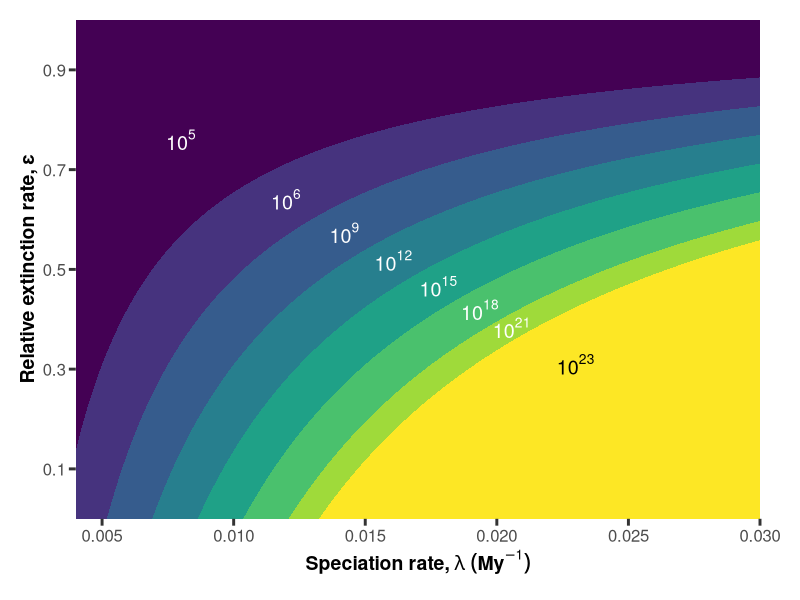

This chart was generated by the following R code: (Note: this script raises an error after producing the figure.)
## bd_expectations.R
## Ford Fishman

## Generate panels for figure 1 and combine

# Load packages
library(png)
library(grid)
library(kableExtra)
library(tidyr)
library(ggplot2)
library(scales)
library(viridis)
library(here)
library(cowplot)

# Directory information
wd <- here()
data_dir <- paste0(wd, "/data/")
figure_dir <- paste0(wd, "/figures/")

######## panel a #############
# Levels of diversity across speciation and extinction rates

# create a gradient of lambda values
lam <- seq(0.004, 0.030, 0.00001) # based on Kuo & Ochman (2009), with a slightly smaller lower end
t <- 4000 # present day diversity, 4000 My of evolution
dfA <- data.frame(lam) # initialize dataframe

# create a contour of Eq. 3 for various levels of present-day S
# for S = {10^6, 10^9, 10^12, 10^15, 10^18}
for (i in 2:7){
  
  mag <- i*3 
  
  # 10^mag is E(S_t)
  ep <- function(lam) 1 - (log(10^mag))/(t*lam)
  # add to data frame
  dfA <- cbind(dfA,ep(lam)) 
  names(dfA)[i] <- paste0("ep",mag) 
}

# have to do 10^23 manually
ep23 <- function(lam) 1 - (log(10^23))/(t*lam)
dfA <- cbind(dfA,ep23(lam))
names(dfA)[ncol(dfA)] <- paste0("ep","23")

# for correct positions of labels, place them on a line in their respective bins
y1 <- function(x) -30*x +1 # equation of diagonal label line
xs <- rep(0, 5)
ys <- xs
labels <- xs

ind <- 0
for (i in seq(6,21,3)){
  ind <- ind + 1
  
  # want a different label offset for 10^21
  if (i < 21){
    y2 <- function(x) 1 - (log(10^(i+1.5)))/(4000*x)
    
  } else {
    y2 <- function(x) 1 - (log(10^(i+1)))/(4000*x)
  }
  xx <- optimize(function(x) abs(y1(x)-y2(x)), c(.01,.03))$minimum
  ys[ind] <- y1(xx)
  xs[ind] <- xx
  labels[ind] <- paste0('10^',i)
}

# color palette
pal <- viridis_pal()(8)

# plot
pA <- ggplot(dfA) +
  geom_area(aes(x=lam,y=ep6), fill=pal[2])+
  geom_area(aes(x=lam,y=ep9), fill=pal[3])+
  geom_area(aes(x=lam,y=ep12), fill=pal[4])+
  geom_area(aes(x=lam,y=ep15), fill=pal[5])+
  geom_area(aes(x=lam,y=ep18), fill=pal[6])+
  geom_area(aes(x=lam,y=ep21), fill=pal[7])+
  geom_area(aes(x=lam,y=ep23), fill=pal[8])+
  annotate(geom="text", label='10^5',x=0.008, y = y1(0.008), color = 'white', size = 5, parse=TRUE) +
  annotate(geom="text", label=labels,x=xs, y = ys, color = 'white', size = 5, parse=TRUE) +
  annotate(geom="text", label='10^23',x=0.023, y = y1(0.023), color = 'black', size = 5, parse=TRUE) +
  scale_x_continuous(expression(bold("Speciation rate, "*lambda* " "(My^-1))),
                     limits=c(0.004, 0.030),
                     breaks=seq(0.005, 0.03, 0.005),
                     expand = c(0,0)) +
  scale_y_continuous("Relative extinction rate, \u03B5", 
                     limits = c(0.0, 1.0),
                     breaks = c(0.1, 0.3, 0.5, 0.7, 0.9), 
                     expand = c(0,0)) +
  theme(panel.grid.major = element_blank(),
        panel.grid.minor = element_blank(),
        panel.background = element_rect(fill=pal[1]),
        axis.text = element_text(size = 12),
        axis.ticks = element_line(size = 1),
        axis.ticks.length = unit(5,"pt"),
        legend.position = "right",
        legend.text = element_text(size = 12),
        legend.text.align = 1,
        axis.title = element_text(size = 14, face = "bold"),
        plot.margin = unit(c(1,2,1,1), "lines"))


######## panel b #############
# probability of diversity outcomes across speciation rates

S <- c(6,9,12,15,18,21,23) # log10 S values

# relative areas of panel a for a given lambda (l) and range of S  
ep <- function(l, S) {
  
  eps <- 1 - (log(10^(S)))/(4000*l) # Eq. 3
  eps <- ifelse(eps>0,eps,0) # can't have epsilon below 0
  
  areas <- rep(0, length(eps)-1) # initialize vector
  
  if (sum(eps)>0){ # if any feasible values
  
    for (i in 1:length(areas)){
        # subtract area under curve from subsequent area under curve
        # to get area between curves
        areas[i] <- eps[i]-eps[i+1] 
    }

    # relativize to get a probability proxy
    areas <- areas/sum(areas)
  }
  
  return(areas)
}

dfB <- data.frame(matrix(nrow=length(lam), ncol=length(S)-1)) # initialize data frame


for (i in 1:length(lam)) { # run function for array of lambda values
  
  l <- lam[i]
  dfB[i,] <- ep(l, S)
}

colnames(dfB_lines) <- c(paste0('X0', 6:9), paste0('X',10:22))
dfB$lam <- lam

# convert to long
dfB1 <- gather(dfB, key='richness', value='prob', -lam)


# subset the main palette
palB <- pal[2:7]


(pB <- ggplot(dfB1, aes(x=lam, y=prob)) + 
    geom_area(aes(fill=richness), size = 1) +
    scale_fill_manual(values = palB) +
    scale_y_continuous('Probability', 
                       expand = c(0,0)) +
    scale_x_continuous(expression(bold("Speciation rate, "*lambda* " "(My^-1))),
                       # limits=c(0.0035, 0.032),
                       breaks=seq(0.005, 0.03, 0.005),
                       expand = c(0,0)) +
    annotate(geom="text", label='10^6',x=0.011, y = 0.85, color = 'white', size = 5, parse=TRUE) +
    annotate(geom="text", label='10^9',x=0.012, y = 0.67, color = 'white', size = 5, parse=TRUE) +
    annotate(geom="text", label='10^12',x=0.013, y = 0.52, color = 'white', size = 5, parse=TRUE) +
    annotate(geom="text", label='10^15',x=0.014, y = 0.35, color = 'white', size = 5, parse=TRUE) +
    annotate(geom="text", label='10^18',x=0.015, y = 0.20, color = 'white', size = 5, parse=TRUE) +
    annotate(geom="text", label='10^21',x=0.016, y = 0.07, color = 'white', size = 5, parse=TRUE) +
    theme(panel.grid.major = element_blank(), 
          panel.grid.minor = element_blank(),
          panel.background = element_blank(),
          legend.position = "none",
          axis.text = element_text(size = 12),
          axis.line = element_line(colour = "black"),
          axis.title = element_text(size = 14, face = "bold"),
          plot.margin = unit(c(1,2,1,1), "lines"))
)

###### panel C #########
# probability of various diversity outcomes across all parameter combinations

probabilities <- function(q, p, MEE=FALSE){
  t <- 4000
  lam <- seq(0.004, 0.030, 0.00001)
  df <- data.frame(lam) # initialize dataframe
  
  pal <- viridis_pal()(7) # create palette
  auc <- c()
  
  index <- 6:23 - 5
  
  for (i in index){
    
    mag <- i + 5
    
    # 10^mag is E(S_t)
    
    if (!MEE) { # if not a mass extinction event, use Eq. 3
      
      rel_ext <- function(lam) 1 - (log(10^mag))/(t*lam)
      
    }else{ # if a mass extinction event, use Eq. 8
      
      rel_ext <- function(lam) 1 - log(10^mag*(1-p)^-1*(1-q*p)^-5)/(lam*3999)
      
    }
    ext <- rel_ext(lam)
    
    # find the x intercept of the function
    intercept <- optimize(function(lam) 0 - abs(rel_ext(lam)), c(0,0.04), maximum = T)$maximum
    
    # integrate curve for specified parameter range
    area <- integrate(rel_ext, intercept, 0.032)
    auc <- c(auc, area$value)
    
    # column bind to data frame
    df <- cbind(df,ext)
    names(df)[i] <- paste0("ep",mag)
  }
  
  # parameter space probabilities
  area_p <- rep(0, length(auc)-1)
  # parameter space area
  for (i in 1:length(area_p)){
    area_p[i] <- auc[i]-auc[i+1]
  }
  area_prob <- area_p/(sum(area_p))
  
  return(area_prob)
}
y0 <- probabilities(0, 1, F) # run function

dfC <- data.frame(mags = 6:22, E_S=y0) 

# plot
pC <- ggplot(dfC, aes(x=mags, y=E_S)) + 
         geom_point(size= 2.0) +
         scale_y_continuous('Probability') +
         scale_x_continuous('Species diversity',
                            breaks=c(6,9, 12, 15, 18, 21),labels = math_format(10^.x)) +
         theme(panel.grid.major = element_blank(), 
               panel.grid.minor = element_blank(),
               panel.background = element_blank(),
               axis.text = element_text(size = 12),
               axis.line = element_line(colour = "black"),
               axis.title = element_text(size = 14, face = "bold"))


# Save figures and combine
fig1_dir <- paste(figure_dir, "figure1_full.png", sep = "")
plot_grid(pA, pB, pC, align = "hv",labels = "auto", ncol=1)  %>% ggsave2(filename = fig1_dir, width = 6, height = 12)
